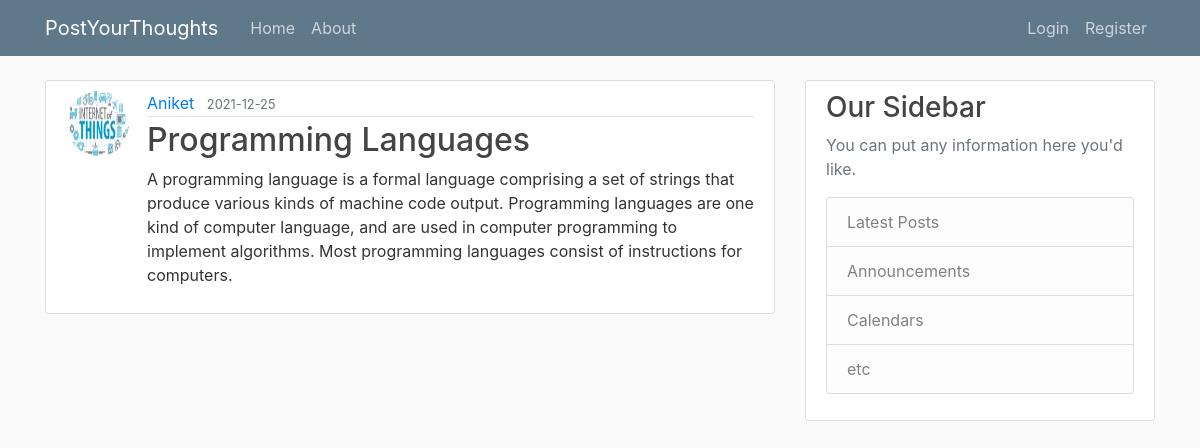
Screenshot of /post/3 with the database file from the repository.
### flaskblog/models.py (models this page shows, shortened)
class User(db.Model, UserMixin):
    id = db.Column(db.Integer, primary_key=True)
    username = db.Column(db.String(20), unique=True, nullable=False)
    email = db.Column(db.String(120), unique=True, nullable=False)
    image_file = db.Column(db.String(20), nullable=False, default='default.jpg')
    password = db.Column(db.String(60), nullable=False)
    post = db.relationship('Post', backref='author', lazy=True)

class Post(db.Model):
    id = db.Column(db.Integer, primary_key=True)
    title = db.Column(db.String(100), nullable=False)
    date_posted = db.Column(db.DateTime, nullable=False, default=datetime.utcnow)
    content = db.Column(db.Text, nullable=False)
    user_id = db.Column(db.Integer, db.ForeignKey('user.id'), nullable=False)

### flaskblog/routes.py (the view)
@app.route("/post/<int:post_id>")
def post(post_id):
    post = Post.query.get_or_404(post_id)
    return render_template('post.html', title=post.title, post=post)

### flaskblog/templates/post.html (shortened to what this page needs)
{% extends "layout.html" %}
{%block content%}
    <article class="media content-section">
        <img class="rounded-circle article-img" src="{{url_for('static', filename='profile_pics/' + post.author.image_file)}}" alt="">
        <div class="media-body">
        <div class="article-metadata">
            <a class="mr-2" href="{{url_for('user_posts', username=post.author.username)}}">{{ post.author.username }}</a>
            <small class="text-muted">{{ post.date_posted.strftime('%Y-%m-%d') }}</small>
        </div>
        <h2 class="article-title">{{ post.title }}</h2>
        <p class="article-content">{{ post.content }}</p>
        </div>
    </article>
{%endblock content%}

### flaskblog/static/main.css (style rules this page uses)
body { background: #fafafa; color: #333333; margin-top: 5rem; }
h1, h2, h3, h4, h5, h6 { color: #444444; }
.content-section { background: #ffffff; padding: 10px 20px; border: 1px solid #dddddd; border-radius: 3px; margin-bottom: 20px; }
.article-title { color: #444444; }
.article-content { white-space: pre-line; }
.article-img { height: 65px; width: 65px; margin-right: 16px; }
.article-metadata { padding-bottom: 1px; margin-bottom: 4px; border-bottom: 1px solid #e3e3e3 }

### rows the page displays
User: image_file (picture), author.username "Aniket"
Post: date_posted "2021-12-25", title "Programming Languages", content "A programming language is a formal language comprising a set of strings that produce various kinds of machine code output. Programming languages are one kind of computer language, and are used in computer programming to implement algorithms. Most programming languages consist of instructions for computers."
